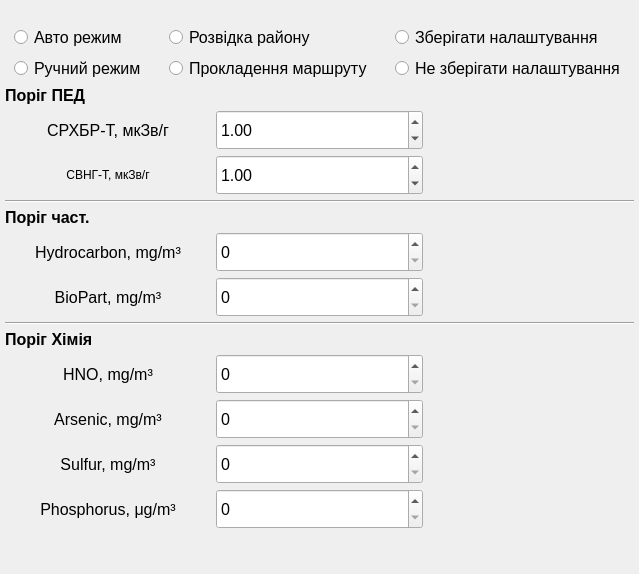
            <widget class="QWidget" name="tabThreadhold">
             <attribute name="title">
              <string>Пороги &amp;&amp; Режим</string>
             </attribute>
             <layout class="QGridLayout" name="gridLayout_20">
              <property name="leftMargin">
               <number>5</number>
              </property>
              <property name="topMargin">
               <number>5</number>
              </property>
              <property name="rightMargin">
               <number>5</number>
              </property>
              <property name="bottomMargin">
               <number>5</number>
              </property>
              <property name="spacing">
               <number>5</number>
              </property>
              <item row="0" column="0">
               <layout class="QGridLayout" name="gridLayout_14">
                <item row="1" column="1">
                 <widget class="QFrame" name="GRbox_2">
                  <property name="sizePolicy">
                   <sizepolicy hsizetype="Preferred" vsizetype="Maximum">
                    <horstretch>0</horstretch>
                    <verstretch>0</verstretch>
                   </sizepolicy>
                  </property>
                  <layout class="QVBoxLayout" name="verticalLayout_10">
                   <property name="topMargin">
                    <number>0</number>
                   </property>
                   <property name="bottomMargin">
                    <number>0</number>
                   </property>
                   <item>
                    <widget class="QRadioButton" name="radioButtonScoutMode">
                     <property name="sizePolicy">
                      <sizepolicy hsizetype="Preferred" vsizetype="Preferred">
                       <horstretch>0</horstretch>
                       <verstretch>0</verstretch>
                      </sizepolicy>
                     </property>
                     <property name="font">
                      <font>
                       <pointsize>12</pointsize>
                       <italic>false</italic>
                       <bold>false</bold>
                      </font>
                     </property>
                     <property name="focusPolicy">
                      <enum>Qt::NoFocus</enum>
                     </property>
                     <property name="text">
                      <string>Розвідка району</string>
                     </property>
                    </widget>
                   </item>
                   <item>
                    <widget class="QRadioButton" name="radioButtonPathMode">
                     <property name="sizePolicy">
                      <sizepolicy hsizetype="Preferred" vsizetype="Preferred">
                       <horstretch>0</horstretch>
                       <verstretch>0</verstretch>
                      </sizepolicy>
                     </property>
                     <property name="font">
                      <font>
                       <pointsize>12</pointsize>
                       <italic>false</italic>
                       <bold>false</bold>
                      </font>
                     </property>
                     <property name="focusPolicy">
                      <enum>Qt::NoFocus</enum>
                     </property>
                     <property name="text">
                      <string>Прокладення маршруту</string>
                     </property>
                    </widget>
                   </item>
                  </layout>
                 </widget>
                </item>
                <item row="2" column="0" colspan="3">
                 <layout class="QGridLayout" name="gridLayout_16">
                  <property name="spacing">
                   <number>5</number>
                  </property>
                  <item row="5" column="0">
                   <widget class="QLabel" name="label_79">
                    <property name="font">
                     <font>
                      <pointsize>12</pointsize>
                      <italic>false</italic>
                      <bold>false</bold>
                     </font>
                    </property>
                    <property name="text">
                     <string>Hydrocarbon, mg/m³</string>
                    </property>
                    <property name="alignment">
                     <set>Qt::AlignCenter</set>
                    </property>
                   </widget>
                  </item>
                  <item row="1" column="0">
                   <widget class="QLabel" name="label_9">
                    <property name="font">
                     <font>
                      <pointsize>12</pointsize>
                      <italic>false</italic>
                      <bold>false</bold>
                     </font>
                    </property>
                    <property name="text">
                     <string>СРХБР-Т, мкЗв/г</string>
                    </property>
                    <property name="alignment">
                     <set>Qt::AlignCenter</set>
                    </property>
                   </widget>
                  </item>
                  <item row="2" column="0">
                   <widget class="QLabel" name="label_10">
                    <property name="text">
                     <string>СВНГ-Т, мкЗв/г</string>
                    </property>
                    <property name="alignment">
                     <set>Qt::AlignCenter</set>
                    </property>
                   </widget>
                  </item>
                  <item row="11" column="0">
                   <widget class="QLabel" name="label_77">
                    <property name="font">
                     <font>
                      <pointsize>12</pointsize>
                      <italic>false</italic>
                      <bold>false</bold>
                     </font>
                    </property>
                    <property name="text">
                     <string>Sulfur, mg/m³</string>
                    </property>
                    <property name="alignment">
                     <set>Qt::AlignCenter</set>
                    </property>
                   </widget>
                  </item>
                  <item row="2" column="1">
                   <widget class="QDoubleSpinBox" name="doubleSpinBoxSVAllDERThreadhold">
                    <property name="minimumSize">
                     <size>
                      <width>0</width>
                      <height>40</height>
                     </size>
                    </property>
                    <property name="font">
                     <font>
                      <pointsize>12</pointsize>
                      <italic>false</italic>
                      <bold>false</bold>
                     </font>
                    </property>
                    <property name="maximum">
                     <double>10000000.000000000000000</double>
                    </property>
                    <property name="singleStep">
                     <double>0.500000000000000</double>
                    </property>
                    <property name="value">
                     <double>1.000000000000000</double>
                    </property>
                   </widget>
                  </item>
                  <item row="8" column="0">
                   <widget class="QLabel" name="label_74">
                    <property name="font">
                     <font>
                      <pointsize>12</pointsize>
                      <italic>false</italic>
                      <bold>true</bold>
                     </font>
                    </property>
                    <property name="text">
                     <string>Поріг Хімія</string>
                    </property>
                   </widget>
                  </item>
                  <item row="9" column="1">
                   <widget class="QSpinBox" name="spinBoxSRHNOThreadhold">
                    <property name="minimumSize">
                     <size>
                      <width>0</width>
                      <height>40</height>
                     </size>
                    </property>
                    <property name="font">
                     <font>
                      <pointsize>12</pointsize>
                      <italic>false</italic>
                      <bold>false</bold>
                     </font>
                    </property>
                    <property name="showGroupSeparator" stdset="0">
                     <bool>false</bool>
                    </property>
                    <property name="maximum">
                     <number>1000000</number>
                    </property>
                   </widget>
                  </item>
                  <item row="6" column="1">
                   <widget class="QSpinBox" name="spinBoxSRBPThreadhold">
                    <property name="minimumSize">
                     <size>
                      <width>0</width>
                      <height>40</height>
                     </size>
                    </property>
                    <property name="font">
                     <font>
                      <pointsize>12</pointsize>
                      <italic>false</italic>
                      <bold>false</bold>
                     </font>
                    </property>
                    <property name="maximum">
                     <number>1000000</number>
                    </property>
                   </widget>
                  </item>
                  <item row="3" column="0" colspan="3">
                   <widget class="Line" name="line_6">
                    <property name="orientation">
                     <enum>Qt::Horizontal</enum>
                    </property>
                   </widget>
                  </item>
                  <item row="5" column="1">
                   <widget class="QSpinBox" name="spinBoxSRHCThreadhold">
                    <property name="minimumSize">
                     <size>
                      <width>0</width>
                      <height>40</height>
                     </size>
                    </property>
                    <property name="font">
                     <font>
                      <pointsize>12</pointsize>
                      <italic>false</italic>
                      <bold>false</bold>
                     </font>
                    </property>
                    <property name="maximum">
                     <number>1000000</number>
                    </property>
                   </widget>
                  </item>
                  <item row="0" column="0" colspan="3">
                   <widget class="QLabel" name="label_72">
                    <property name="font">
                     <font>
                      <pointsize>12</pointsize>
                      <italic>false</italic>
                      <bold>true</bold>
                     </font>
                    </property>
                    <property name="text">
                     <string>Поріг ПЕД</string>
                    </property>
                   </widget>
                  </item>
                  <item row="11" column="1">
                   <widget class="QSpinBox" name="spinBoxSRSThreadhold">
                    <property name="minimumSize">
                     <size>
                      <width>0</width>
                      <height>40</height>
                     </size>
                    </property>
                    <property name="font">
                     <font>
                      <pointsize>12</pointsize>
                      <italic>false</italic>
                      <bold>false</bold>
                     </font>
                    </property>
                    <property name="maximum">
                     <number>1000000</number>
                    </property>
                   </widget>
                  </item>
                  <item row="4" column="0">
                   <widget class="QLabel" name="label_88">
                    <property name="font">
                     <font>
                      <pointsize>12</pointsize>
                      <italic>false</italic>
                      <bold>true</bold>
                     </font>
                    </property>
                    <property name="text">
                     <string>Порiг част.</string>
                    </property>
                   </widget>
                  </item>
                  <item row="9" column="0">
                   <widget class="QLabel" name="label_75">
                    <property name="font">
                     <font>
                      <pointsize>12</pointsize>
                      <italic>false</italic>
                      <bold>false</bold>
                     </font>
                    </property>
                    <property name="text">
                     <string>HNO, mg/m³</string>
                    </property>
                    <property name="alignment">
                     <set>Qt::AlignCenter</set>
                    </property>
                   </widget>
                  </item>
                  <item row="10" column="0">
                   <widget class="QLabel" name="label_76">
                    <property name="font">
                     <font>
                      <pointsize>12</pointsize>
                      <italic>false</italic>
                      <bold>false</bold>
                     </font>
                    </property>
                    <property name="text">
                     <string>Arsenic, mg/m³</string>
                    </property>
                    <property name="alignment">
                     <set>Qt::AlignCenter</set>
                    </property>
                   </widget>
                  </item>
                  <item row="1" column="1">
                   <widget class="QDoubleSpinBox" name="doubleSpinBoxSRDERThreadhold">
                    <property name="minimumSize">
                     <size>
                      <width>0</width>
                      <height>40</height>
                     </size>
                    </property>
                    <property name="font">
                     <font>
                      <pointsize>12</pointsize>
                      <italic>false</italic>
                      <bold>false</bold>
                     </font>
                    </property>
                    <property name="alignment">
                     <set>Qt::AlignLeading|Qt::AlignLeft|Qt::AlignVCenter</set>
                    </property>
                    <property name="prefix">
                     <string/>
                    </property>
                    <property name="maximum">
                     <double>10000000.000000000000000</double>
                    </property>
                    <property name="singleStep">
                     <double>0.500000000000000</double>
                    </property>
                    <property name="value">
                     <double>1.000000000000000</double>
                    </property>
                   </widget>
                  </item>
                  <item row="10" column="1">
                   <widget class="QSpinBox" name="spinBoxSRAsThreadhold">
                    <property name="minimumSize">
                     <size>
                      <width>0</width>
                      <height>40</height>
                     </size>
                    </property>
                    <property name="font">
                     <font>
                      <pointsize>12</pointsize>
                      <italic>false</italic>
                      <bold>false</bold>
                     </font>
                    </property>
                    <property name="maximum">
                     <number>1000000</number>
                    </property>
                    <property name="displayIntegerBase">
                     <number>10</number>
                    </property>
                   </widget>
                  </item>
                  <item row="12" column="1">
                   <widget class="QSpinBox" name="spinBoxSRPThreadhold">
                    <property name="minimumSize">
                     <size>
                      <width>0</width>
                      <height>40</height>
                     </size>
                    </property>
                    <property name="font">
                     <font>
                      <pointsize>12</pointsize>
                      <italic>false</italic>
                      <bold>false</bold>
                     </font>
                    </property>
                    <property name="maximum">
                     <number>1000000</number>
                    </property>
                    <property name="stepType">
                     <enum>QAbstractSpinBox::DefaultStepType</enum>
                    </property>
                   </widget>
                  </item>
                  <item row="6" column="0">
                   <widget class="QLabel" name="label_80">
                    <property name="font">
                     <font>
                      <pointsize>12</pointsize>
                      <italic>false</italic>
                      <bold>false</bold>
                     </font>
                    </property>
                    <property name="text">
                     <string>BioPart, mg/m³</string>
                    </property>
                    <property name="alignment">
                     <set>Qt::AlignCenter</set>
                    </property>
                   </widget>
                  </item>
                  <item row="12" column="0">
                   <widget class="QLabel" name="label_78">
                    <property name="font">
                     <font>
                      <pointsize>12</pointsize>
                      <italic>false</italic>
                      <bold>false</bold>
                     </font>
                    </property>
                    <property name="text">
                     <string>Phosphorus, μg/m³</string>
                    </property>
                    <property name="alignment">
                     <set>Qt::AlignCenter</set>
                    </property>
                   </widget>
                  </item>
                  <item row="7" column="0" colspan="3">
                   <widget class="Line" name="line_4">
                    <property name="orientation">
                     <enum>Qt::Horizontal</enum>
                    </property>
                   </widget>
                  </item>
                  <item row="13" column="1">
                   <spacer name="verticalSpacer_32">
                    <property name="orientation">
                     <enum>Qt::Vertical</enum>
                    </property>
                    <property name="sizeType">
                     <enum>QSizePolicy::Fixed</enum>
                    </property>
                    <property name="sizeHint" stdset="0">
                     <size>
                      <width>20</width>
                      <height>40</height>
                     </size>
                    </property>
                   </spacer>
                  </item>
                 </layout>
                </item>
                <item row="1" column="0">
                 <widget class="QFrame" name="GRbox_1">
                  <property name="sizePolicy">
                   <sizepolicy hsizetype="Preferred" vsizetype="Maximum">
                    <horstretch>0</horstretch>
                    <verstretch>0</verstretch>
                   </sizepolicy>
                  </property>
                  <layout class="QVBoxLayout" name="verticalLayout_11">
                   <property name="topMargin">
                    <number>0</number>
                   </property>
                   <property name="bottomMargin">
                    <number>0</number>
                   </property>
                   <item>
                    <widget class="QRadioButton" name="radioButtonAutoMode">
                     <property name="sizePolicy">
                      <sizepolicy hsizetype="Preferred" vsizetype="Preferred">
                       <horstretch>0</horstretch>
                       <verstretch>0</verstretch>
                      </sizepolicy>
                     </property>
                     <property name="font">
                      <font>
                       <pointsize>12</pointsize>
                       <italic>false</italic>
                       <bold>false</bold>
                      </font>
                     </property>
                     <property name="focusPolicy">
                      <enum>Qt::NoFocus</enum>
                     </property>
                     <property name="text">
                      <string>Авто режим</string>
                     </property>
                    </widget>
                   </item>
                   <item>
                    <widget class="QRadioButton" name="radioButtonManualMode">
                     <property name="sizePolicy">
                      <sizepolicy hsizetype="Preferred" vsizetype="Preferred">
                       <horstretch>0</horstretch>
                       <verstretch>0</verstretch>
                      </sizepolicy>
                     </property>
                     <property name="font">
                      <font>
                       <pointsize>12</pointsize>
                       <italic>false</italic>
                       <bold>false</bold>
                      </font>
                     </property>
                     <property name="focusPolicy">
                      <enum>Qt::NoFocus</enum>
                     </property>
                     <property name="text">
                      <string>Ручний режим</string>
                     </property>
                    </widget>
                   </item>
                  </layout>
                 </widget>
                </item>
                <item row="1" column="2">
                 <widget class="QFrame" name="GRbox_3">
                  <property name="sizePolicy">
                   <sizepolicy hsizetype="Preferred" vsizetype="Maximum">
                    <horstretch>0</horstretch>
                    <verstretch>0</verstretch>
                   </sizepolicy>
                  </property>
                  <layout class="QVBoxLayout" name="verticalLayout_12">
                   <property name="topMargin">
                    <number>0</number>
                   </property>
                   <property name="bottomMargin">
                    <number>0</number>
                   </property>
                   <item>
                    <widget class="QRadioButton" name="radioButtonSaveSettingsAfterExit">
                     <property name="sizePolicy">
                      <sizepolicy hsizetype="Preferred" vsizetype="Preferred">
                       <horstretch>0</horstretch>
                       <verstretch>0</verstretch>
                      </sizepolicy>
                     </property>
                     <property name="font">
                      <font>
                       <pointsize>12</pointsize>
                       <italic>false</italic>
                       <bold>false</bold>
                      </font>
                     </property>
                     <property name="focusPolicy">
                      <enum>Qt::NoFocus</enum>
                     </property>
                     <property name="text">
                      <string>Зберігати налаштування</string>
                     </property>
                    </widget>
                   </item>
                   <item>
                    <widget class="QRadioButton" name="radioButtonDontSaveSettingsAfterExit">
                     <property name="sizePolicy">
                      <sizepolicy hsizetype="Preferred" vsizetype="Preferred">
                       <horstretch>0</horstretch>
                       <verstretch>0</verstretch>
                      </sizepolicy>
                     </property>
                     <property name="font">
                      <font>
                       <pointsize>12</pointsize>
                       <italic>false</italic>
                       <bold>false</bold>
                      </font>
                     </property>
                     <property name="focusPolicy">
                      <enum>Qt::NoFocus</enum>
                     </property>
                     <property name="text">
                      <string>Не зберігати налаштування</string>
                     </property>
                    </widget>
                   </item>
                  </layout>
                 </widget>
                </item>
                <item row="0" column="0" colspan="3">
                 <spacer name="verticalSpacer_36">
                  <property name="orientation">
                   <enum>Qt::Vertical</enum>
                  </property>
                  <property name="sizeType">
                   <enum>QSizePolicy::Fixed</enum>
                  </property>
                  <property name="sizeHint" stdset="0">
                   <size>
                    <width>20</width>
                    <height>20</height>
                   </size>
                  </property>
                 </spacer>
                </item>
               </layout>
              </item>
             </layout>
            </widget>
